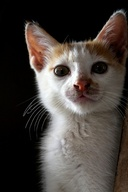
#> input picture cyberchallengeit-university-ctf/web04/src/sharepic/user-data/05bbebad-1a73-4216-a0cc-3abf8bc0f075.jpg, 128 x 192 px, shrunk from 400 x 600 before the run
$ python solution.py ../../cyberchallengeit-university-ctf/web04/src/sharepic/user-data/05bbebad-1a73-4216-a0cc-3abf8bc0f075.jpg
#> lines starting #> are read from the running program, lines starting #| are printed output that depends on the picture
from PIL import Image
import random
from multiprocessing import Pool as ThreadPool
import sys

def denoise(x):
    image, seed = x
    random.seed(seed)

    for x in range(image.width):
        for y in range(image.height):
            p = image.getpixel((x,y))
            p = tuple([(c - random.randint(0, 255))%256 for c in p])
            image.putpixel((x,y), p)

    print(f"Done with {seed}")
    image.save(f"output/flag-{seed}.png")

def main(filepath):
    img = Image.open(filepath)
#> img is the input picture: PIL image 128x192 RGB; mean R, G, B 69.4, 63, 58.5

    p = ThreadPool(16)
    p.map_async(denoise, [(img.copy(), s) for s in range(256)]).get(0xffff)
#> after the loop in denoise (call 34), `for x in range(image.width):`:
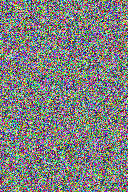
#> image: PIL image 128x192 RGB; mean R, G, B 126.7, 127.6, 126.1
#> after the loop in denoise (call 35), `for x in range(image.width):`:
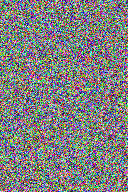
#> image: PIL image 128x192 RGB; mean R, G, B 127.6, 127.5, 127.4
#> after the loop in denoise (call 36), `for x in range(image.width):`:
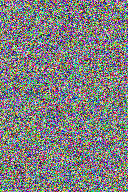
#> image: PIL image 128x192 RGB; mean R, G, B 127.3, 127, 126.8
#> after the loop in denoise (call 37), `for x in range(image.width):`:
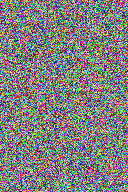
#> image: PIL image 128x192 RGB; mean R, G, B 128.1, 127.5, 126.8
#> after the loop in denoise (call 38), `for x in range(image.width):`:
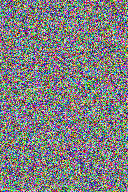
#> image: PIL image 128x192 RGB; mean R, G, B 127, 127, 127.8
#> after the loop in denoise (call 39), `for x in range(image.width):`:
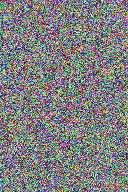
#> image: PIL image 128x192 RGB; mean R, G, B 127.4, 127.6, 127.9
#> after the loop in denoise (call 40), `for x in range(image.width):`:
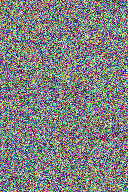
#> image: PIL image 128x192 RGB; mean R, G, B 127.3, 128.1, 127.9


if __name__ == '__main__':
    if len(sys.argv) != 2:
        print(f"Usage: {sys.argv[0]} <image>")
        sys.exit(1)

    main(sys.argv[1])
